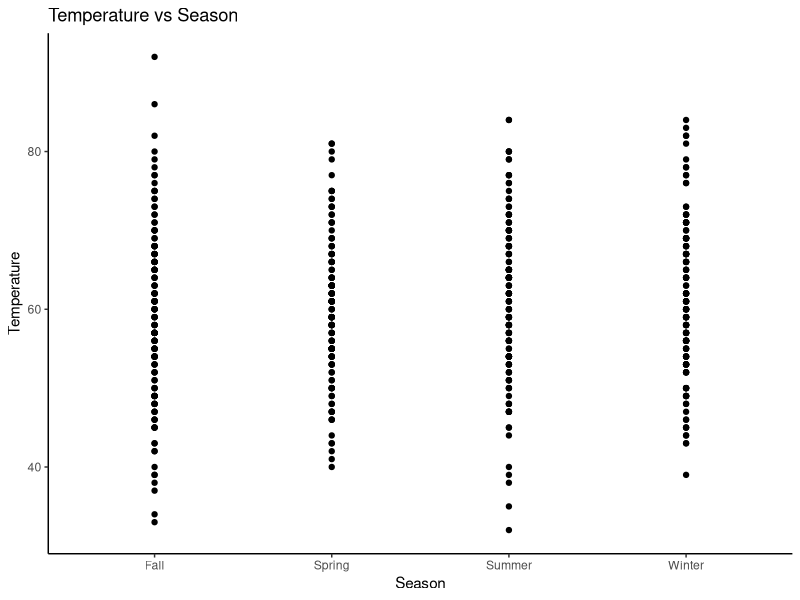
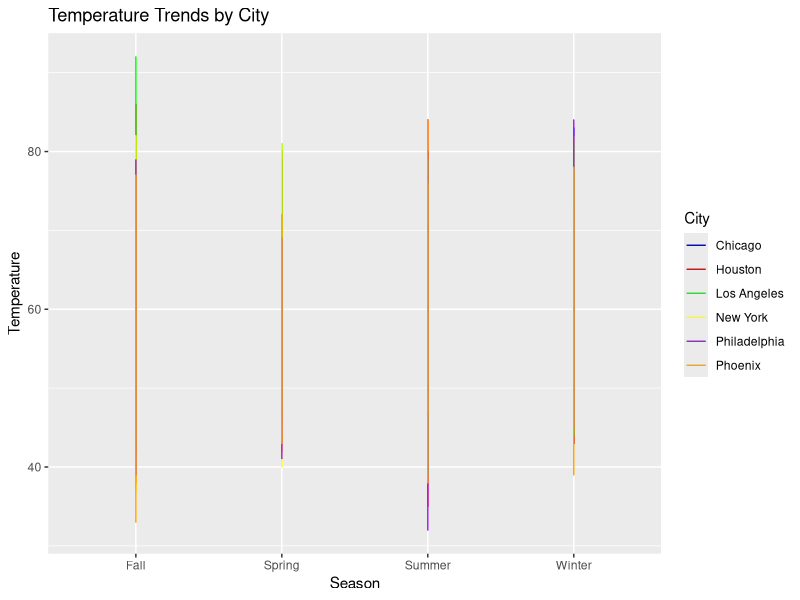
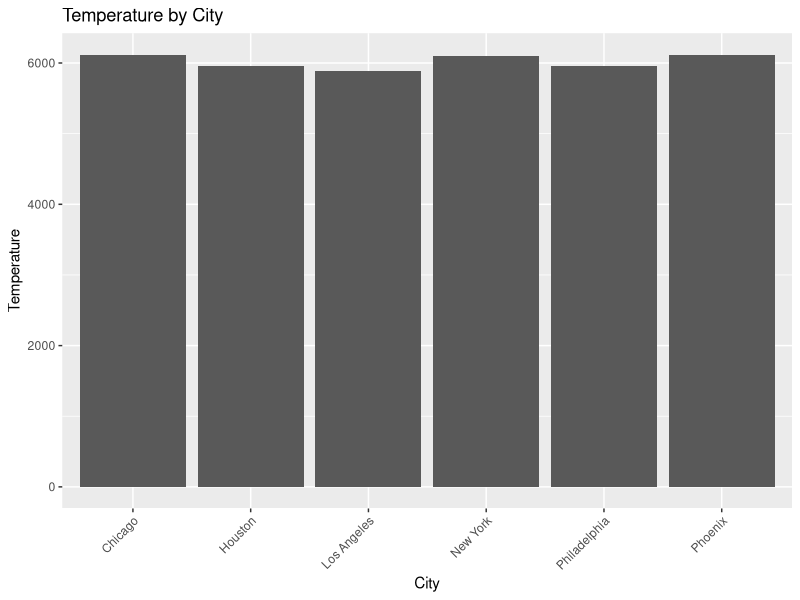
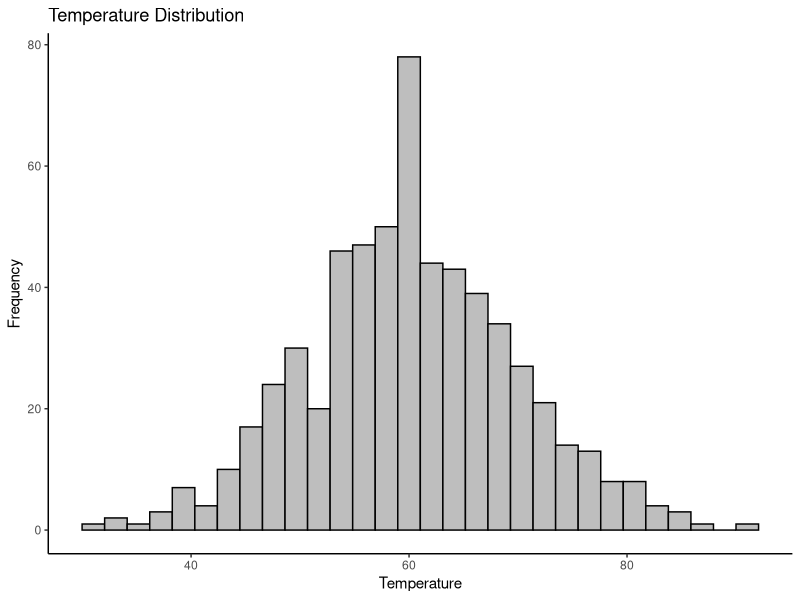
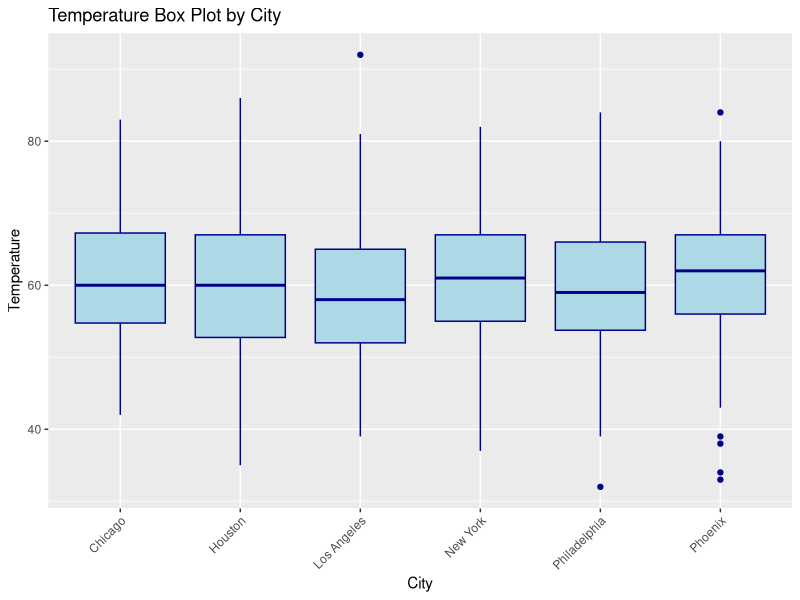

R code for these plots, in order:
library(ggplot2) 
# Generate sample data 
set.seed(123) 
temperature_data <- data.frame( 
  City = rep(c("New York", "Los Angeles", "Chicago", "Houston", "Phoenix", "Philadelphia"), 
             each = 100), 
  Season = rep(c("Winter", "Spring", "Summer", "Fall"), 150), 
  Temperature = round(rnorm(600, mean = 60, sd = 10)) 
) 
# Scatter plot 
ggplot(temperature_data, aes(x = Season, y = Temperature)) + 
  geom_point() + 
  labs(title = "Temperature vs Season", x = "Season", y = "Temperature") + 
  theme_classic() 
# Line plot 
ggplot(temperature_data, aes(x = Season, y = Temperature, color = City)) + 
  geom_line() + 
  labs(title = "Temperature Trends by City", x = "Season", y = "Temperature") + 
  scale_color_manual(values = c("blue", "red", "green", "yellow", "purple", "orange")) 
# Bar chart 
ggplot(temperature_data, aes(x = City, y = Temperature)) + 
  geom_bar(stat = "identity") + 
  labs(title = "Temperature by City", x = "City", y = "Temperature") + 
  # Replacing theme_axis_texts_x() with theme() to customize axis text 
  theme(axis.text.x = element_text(angle = 45, hjust = 1))  
# This rotates x-axis text by 45 degrees and adjusts horizontal alignment 
# Histogram 
ggplot(temperature_data, aes(x = Temperature)) + 
  geom_histogram(bins = 30, color = "black", fill = "gray") + 
  labs(title = "Temperature Distribution", x = "Temperature", y = "Frequency") + 
  theme_classic() 
# Box plot 
ggplot(temperature_data, aes(x = City, y = Temperature)) + 
  geom_boxplot(fill = "lightblue", color = "darkblue") + 
  labs(title = "Temperature Box Plot by City", x = "City", y = "Temperature") + 
  theme(axis.text.x = element_text(angle = 45, hjust = 1)) 